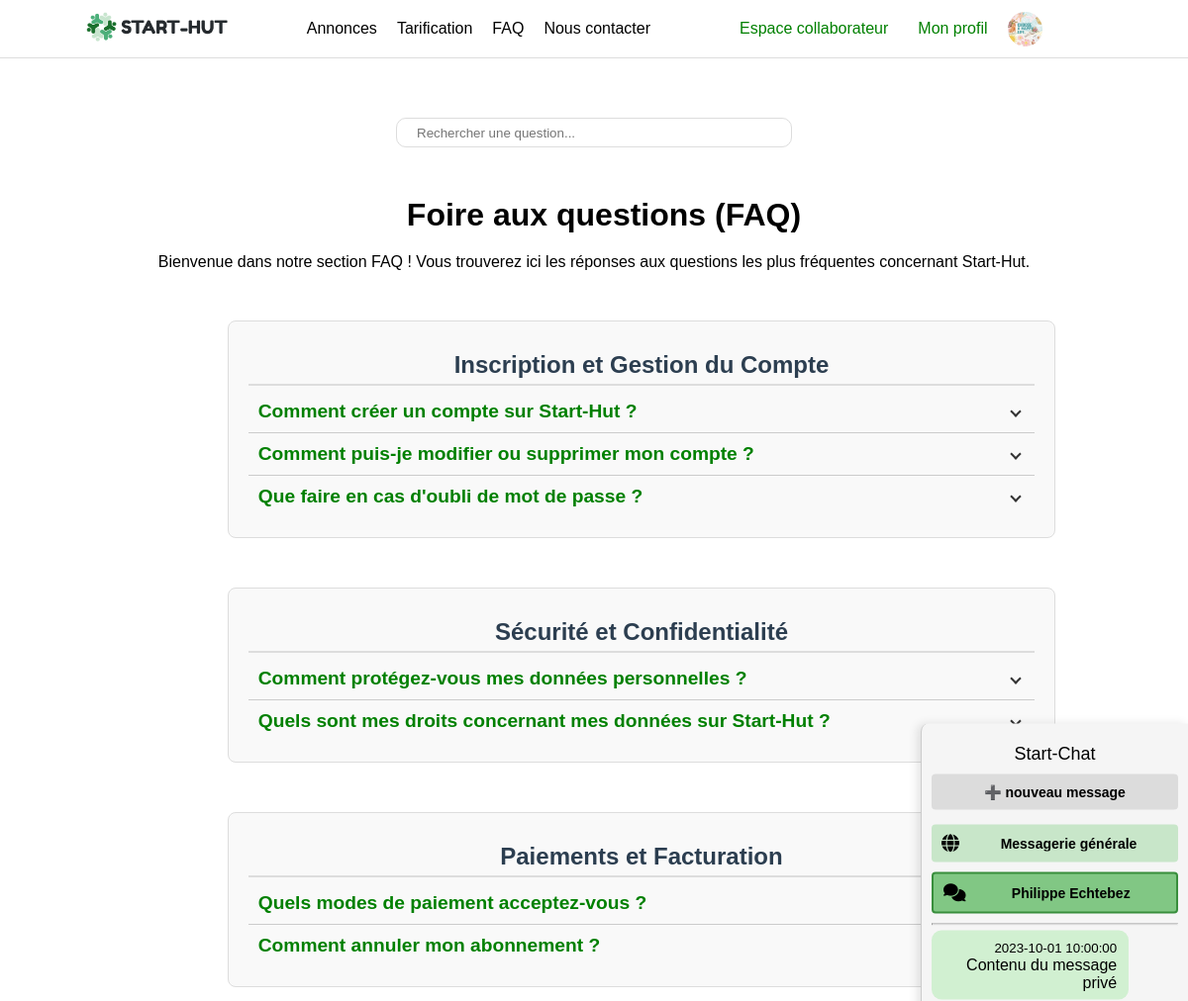
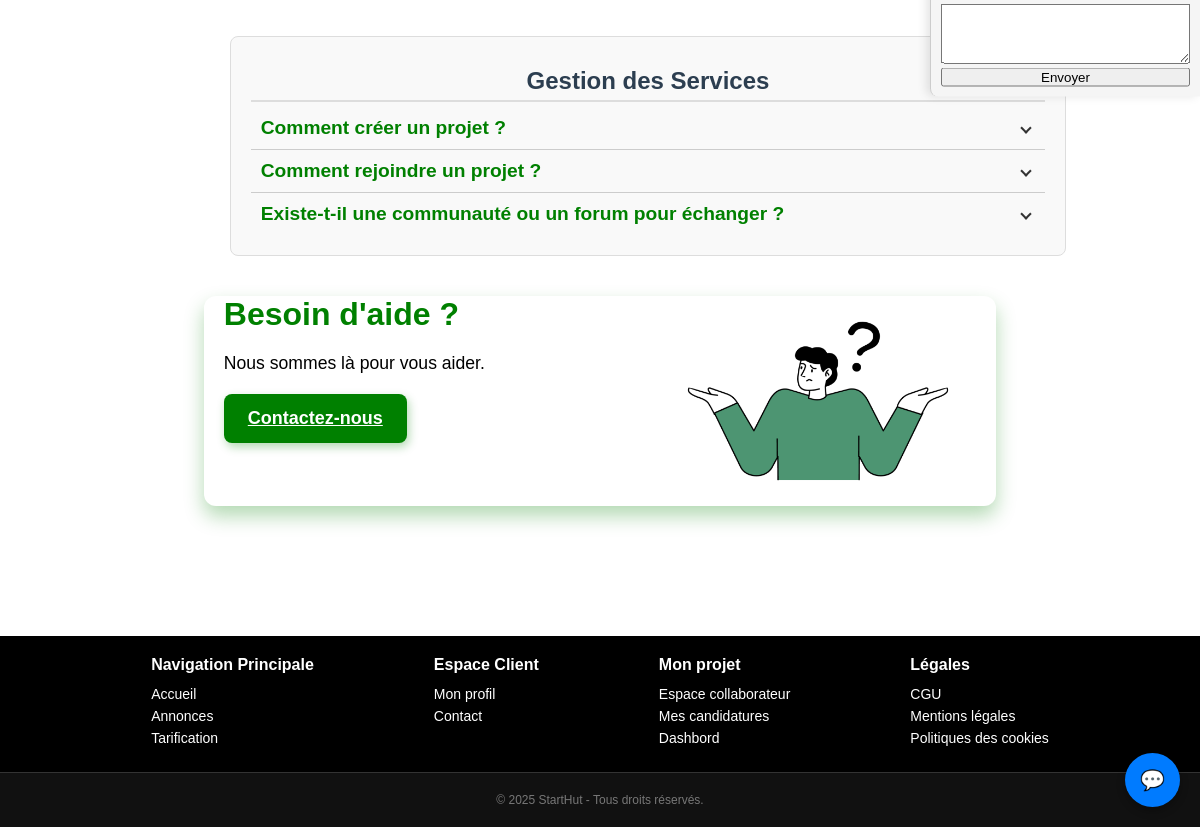
Screenshot of /src/views/faq.php?contact=2 (signed in) with the database file from the repository (2 pictures, top to bottom).
### tables this page shows
CREATE TABLE Utilisateurs (
    id INT PRIMARY KEY AUTO_INCREMENT,
    nom VARCHAR(255) NOT NULL,
    prenom VARCHAR(255) NOT NULL ,
    email VARCHAR(255) NOT NULL UNIQUE,
    mot_de_passe VARCHAR(255) NOT NULL,
    description_profil VARCHAR(255),
    langues_parlees VARCHAR(255),
    type ENUM('porteur', 'collaborateur', 'admin') NOT NULL
);

CREATE TABLE Messages (
    id INT PRIMARY KEY AUTO_INCREMENT,
    id_expediteur INT NOT NULL ,
    id_destinataire INT ,
    contenu TEXT NOT NULL ,
    date DATETIME NOT NULL ,

    FOREIGN KEY (id_expediteur) REFERENCES Utilisateurs(id),
    FOREIGN KEY (id_destinataire) REFERENCES Utilisateurs(id)
);

### src/templates/messagerie.php (the view, shortened to what this page needs)
<?php
$user_id = $_SESSION['user_id'] ?? null;
$conn = new mysqli(DB_HOST, DB_USER, DB_PASS, DB_NAME);
$stmt = $conn->prepare("
    SELECT DISTINCT u.id, u.nom, u.prenom
    FROM Utilisateurs u
    JOIN Messages m ON (u.id = m.id_expediteur OR u.id = m.id_destinataire)
    WHERE (m.id_expediteur = ? OR m.id_destinataire = ?) AND u.id != ?
");
$stmt->bind_param("iii", $user_id, $user_id, $user_id);
$stmt->execute();
$contacts = $stmt->get_result()->fetch_all(MYSQLI_ASSOC);
$stmt = $conn->prepare("
    SELECT m.contenu, m.date, m.id_expediteur, u.prenom, u.nom
    FROM Messages m
    JOIN Utilisateurs u ON m.id_expediteur = u.id
    WHERE m.id_destinataire IS NULL
    ORDER BY m.date DESC
    LIMIT 50
");
$stmt->execute();
$messages_generaux = $stmt->get_result()->fetch_all(MYSQLI_ASSOC);
$contact_id = $_GET['contact'] ?? null;
$messages = [];
$mode_general = isset($_GET['mode']) && $_GET['mode'] === 'general';
if ($contact_id && !$mode_general) {
    $stmt = $conn->prepare("
        SELECT contenu, date, id_expediteur
        FROM Messages
        WHERE (id_expediteur = ? AND id_destinataire = ?)
           OR (id_expediteur = ? AND id_destinataire = ?)
        ORDER BY date ASC
    ");
    $stmt->bind_param("iiii", $user_id, $contact_id, $contact_id, $user_id);
    $stmt->execute();
    $messages = $stmt->get_result()->fetch_all(MYSQLI_ASSOC);
}
?>
<link rel="stylesheet" href="assets/css/styles-meryem.css">
<link rel="stylesheet" href="https://cdnjs.cloudflare.com/ajax/libs/font-awesome/6.5.0/css/all.min.css">
<a id="open-message-modal" class="message-floating-btn">💬</a>
<div id="messagerie-modal" style="display: none;">
<p style="text-align: center; font-size: 18px; margin: 10px 0;">Start-Chat</p>
  <div id="new-message-btn">➕ nouveau message</div>
  <div class="contact-card <?= $mode_general ? 'active-contact' : '' ?>" onclick="window.location.href='?mode=general'">
    <i class="fa fa-globe"></i>
    <div class="contact-name">Messagerie générale</div>
  </div>
  <?php foreach ($contacts as $contact): ?>
    <?php
      $isActive = ($contact_id == $contact['id'] && !$mode_general) ? 'active-contact' : '';
    ?>
    <div class="contact-card <?= $isActive ?>" onclick="window.location.href='?contact=<?= $contact['id'] ?>'">
      <i class="fa fa-comments"></i>
      <div class="contact-name"><?= htmlspecialchars($contact['prenom'] . ' ' . $contact['nom']) ?></div>
    </div>
  <?php endforeach; ?>
  <?php if ($mode_general): ?>
    <hr>
    <div class="message-thread">
      <?php if (count($messages_generaux) > 0): ?>
        <?php foreach ($messages_generaux as $msg): ?>
          <div class="message-general">
            <strong><?= htmlspecialchars($msg['prenom'] . ' ' . $msg['nom']) ?></strong>
            <small class="message-date"><?= htmlspecialchars($msg['date']) ?></small>
            <div class="message-content"><?= nl2br(htmlspecialchars($msg['contenu'])) ?></div>
          </div>
        <?php endforeach; ?>
      <?php else: ?>
        <p style="text-align: center; color: #888;">Aucun message dans la messagerie générale.</p>
      <?php endif; ?>
    </div>
    <form action="/Start-Hut/src/templates/envoyer_message_general.php" method="POST">
      <textarea name="contenu" required style="width:100%; height:60px;" placeholder="Écrivez un message visible par tous..."></textarea><br>
      <button type="submit" style="width:100%;">Envoyer à tous</button>
    </form>
  <?php elseif ($contact_id): ?>
    <hr>
    <div class="message-thread">
      <?php if (count($messages) > 0): ?>
        <?php foreach ($messages as $msg): ?>
          <div class="message-prive <?= $msg['id_expediteur'] == $user_id ? 'from-me' : 'from-them' ?>">
            <small><?= htmlspecialchars($msg['date']) ?></small><br>
            <?= nl2br(htmlspecialchars($msg['contenu'])) ?>
          </div>
        <?php endforeach; ?>
      <?php else: ?>
        <p style="text-align: center; color: #888;">Aucune conversation pour le moment.</p>
      <?php endif; ?>
    </div>
    <form action="/Start-Hut/src/templates/envoyer_message.php" method="POST">
      <textarea name="contenu" required style="width:100%; height:60px;"></textarea><br>
      <button type="submit" style="width:100%;">Envoyer</button>
    </form>
  <?php endif; ?>
</div>

### public/assets/css/styles-khaleb.css (style rules this page uses)
* { margin: 0; padding: 0; box-sizing: border-box; }
body { width: auto; font-family: 'Open Sans', sans-serif; display: flex; flex-direction: column; min-height: 100vh; }

### public/assets/css/styles.css (style rules this page uses)
* { margin: 0; padding: 0; box-sizing: border-box; }
body { width: auto; font-family: 'Open Sans', sans-serif; display: flex; flex-direction: column; min-height: 100vh; }
html, body { margin: 0; padding: 0; overflow-x: hidden; width: 100vw; box-sizing: border-box; }
footer a { text-decoration: none; color: inherit; }
#messagerie-modal { position: fixed; right: 0; top: 50%; transform: translateY(-50%); width: 270px; background: #f5f5f5; border-left: 1px solid #ccc; border-radius: 8px 0 0 8px; padding: 10px; box-shadow: -4px 0 10px rgba(0,0,0,0.1); z-index: 9999; font-family: Arial, sans-serif; max-height: 90vh; overflow-y: auto; }
.message-prive { margin: 5px 0; max-width: 80%; padding: 8px 12px; border-radius: 10px; background-color: #f0f0f0; }
.message-prive.from-me { text-align: right; background-color: #d1f0d1; }
.contact-card { background-color: #c8e6c9; padding: 10px; margin-bottom: 10px; border-radius: 4px; display: flex; align-items: center; cursor: pointer; overflow: hidden; text-overflow: ellipsis; white-space: nowrap; }
#messagerie-modal, #messagerie-modal * { color: black !important; }
.contact-card i { margin-right: 10px; font-size: 18px; }
.contact-name { font-size: 14px; font-weight: bold; overflow: hidden; text-overflow: ellipsis; white-space: nowrap; flex: 1; }
.active-contact { background-color: #81c784 !important; border: 2px solid #388e3c; }
#new-message-btn { background-color: #dcdcdc; border-radius: 4px; padding: 10px; text-align: center; font-size: 14px; margin-bottom: 15px; cursor: pointer; font-weight: bold; }
.message-floating-btn { position: fixed; bottom: 20px; right: 20px; background-color: #007bff; color: white; padding: 15px; border-radius: 50%; text-align: center; font-size: 20px; cursor: pointer; box-shadow: 0 4px 8px rgba(0,0,0,0.3); z-index: 9999; }

### public/assets/css/styles-meryem.css (style rules this page uses)
:root { --primary-color: green; --primary-dark: rgb(6, 78, 6); --primary-light: #d1ffd1; --text-color: #333; --background: #f8f8f8; }
body { margin: 0; font-family: Arial, sans-serif; background-color: white; }
#messagerie-modal { position: fixed; right: 0; top: 50%; transform: translateY(-50%); width: 270px; background: #f5f5f5; border-left: 1px solid #ccc; border-radius: 8px 0 0 8px; padding: 10px; box-shadow: -4px 0 10px rgba(0,0,0,0.1); z-index: 9999; font-family: Arial, sans-serif; max-height: 90vh; overflow-y: auto; }
.contact-card { background-color: #c8e6c9; padding: 10px; margin-bottom: 10px; border-radius: 4px; display: flex; align-items: center; cursor: pointer; overflow: hidden; text-overflow: ellipsis; white-space: nowrap; }
.contact-card i { margin-right: 10px; font-size: 18px; }
.contact-name { font-size: 14px; font-weight: bold; overflow: hidden; text-overflow: ellipsis; white-space: nowrap; flex: 1; }
.active-contact { background-color: #81c784 !important; border: 2px solid #388e3c; }
#new-message-btn { background-color: #dcdcdc; border-radius: 4px; padding: 10px; text-align: center; font-size: 14px; margin-bottom: 15px; cursor: pointer; font-weight: bold; }
.message-floating-btn { position: fixed; bottom: 20px; right: 20px; background-color: #007bff; color: white; padding: 15px; border-radius: 50%; text-align: center; font-size: 20px; cursor: pointer; box-shadow: 0 4px 8px rgba(0,0,0,0.3); z-index: 9999; }

### src/templates/footer.php (style rules this page uses)
footer a { text-decoration: none; color: inherit; }

### rows the page displays
utilisateurs: prenom+nom "Philippe Echtebez"
messages: date "2023-10-01 10:00:00", contenu "Contenu du message privé"
